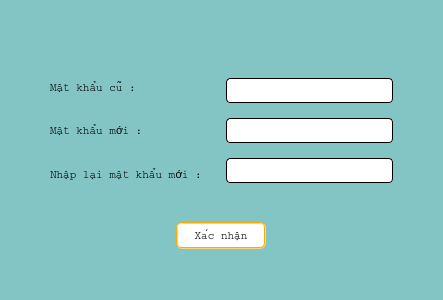
<?xml version="1.0" encoding="UTF-8"?>
<ui version="4.0">
 <class>ChangePassword</class>
 <widget class="QWidget" name="ChangePassword">
  <property name="geometry">
   <rect>
    <x>0</x>
    <y>0</y>
    <width>443</width>
    <height>300</height>
   </rect>
  </property>
  <property name="sizePolicy">
   <sizepolicy hsizetype="Fixed" vsizetype="Fixed">
    <horstretch>0</horstretch>
    <verstretch>0</verstretch>
   </sizepolicy>
  </property>
  <property name="minimumSize">
   <size>
    <width>443</width>
    <height>300</height>
   </size>
  </property>
  <property name="maximumSize">
   <size>
    <width>443</width>
    <height>300</height>
   </size>
  </property>
  <property name="windowTitle">
   <string>Thay đổi mật khẩu</string>
  </property>
  <property name="windowIcon">
   <iconset resource="image.qrc">
    <normaloff>:/icon-file/resetpassword.png</normaloff>:/icon-file/resetpassword.png</iconset>
  </property>
  <property name="styleSheet">
   <string notr="true">background-color: rgb(131, 197, 197);
</string>
  </property>
  <layout class="QVBoxLayout" name="verticalLayout_4">
   <item>
    <spacer name="verticalSpacer_2">
     <property name="orientation">
      <enum>Qt::Vertical</enum>
     </property>
     <property name="sizeType">
      <enum>QSizePolicy::Fixed</enum>
     </property>
     <property name="sizeHint" stdset="0">
      <size>
       <width>20</width>
       <height>40</height>
      </size>
     </property>
    </spacer>
   </item>
   <item>
    <widget class="QWidget" name="verticalWidget" native="true">
     <property name="styleSheet">
      <string notr="true">font : 8pt Courier;</string>
     </property>
     <layout class="QVBoxLayout" name="verticalLayout_3">
      <item>
       <layout class="QHBoxLayout" name="horizontalLayout">
        <item>
         <spacer name="horizontalSpacer">
          <property name="orientation">
           <enum>Qt::Horizontal</enum>
          </property>
          <property name="sizeHint" stdset="0">
           <size>
            <width>40</width>
            <height>20</height>
           </size>
          </property>
         </spacer>
        </item>
        <item>
         <widget class="QWidget" name="widget" native="true">
          <layout class="QVBoxLayout" name="verticalLayout">
           <item>
            <widget class="QLabel" name="label">
             <property name="text">
              <string>Mật khẩu cũ :</string>
             </property>
            </widget>
           </item>
           <item>
            <widget class="QLabel" name="label_2">
             <property name="text">
              <string>Mật khẩu mới :</string>
             </property>
            </widget>
           </item>
           <item>
            <widget class="QLabel" name="label_3">
             <property name="text">
              <string>Nhập lại mật khẩu mới :</string>
             </property>
            </widget>
           </item>
          </layout>
         </widget>
        </item>
        <item>
         <widget class="QWidget" name="widget" native="true">
          <property name="styleSheet">
           <string notr="true">QLineEdit
{
	background-color: none;
	padding-left : 10px;
	border-radius : 4px;
	border : 1px solid;
}
QLineEdit:hover
{
	border : 1px solid rgb(255, 170, 0);
}
QLineEdit:focus
{
	border : 1px solid rgb(255, 170, 0);
}</string>
          </property>
          <layout class="QVBoxLayout" name="verticalLayout_2">
           <item>
            <widget class="QLineEdit" name="lineEdit_oldpass">
             <property name="sizePolicy">
              <sizepolicy hsizetype="Preferred" vsizetype="Fixed">
               <horstretch>0</horstretch>
               <verstretch>0</verstretch>
              </sizepolicy>
             </property>
             <property name="minimumSize">
              <size>
               <width>167</width>
               <height>25</height>
              </size>
             </property>
             <property name="styleSheet">
              <string notr="true">QLineEdit{background-color: rgb(255, 255, 255);};
</string>
             </property>
             <property name="echoMode">
              <enum>QLineEdit::Password</enum>
             </property>
            </widget>
           </item>
           <item>
            <widget class="QLineEdit" name="lineEdit_newpass">
             <property name="minimumSize">
              <size>
               <width>167</width>
               <height>25</height>
              </size>
             </property>
             <property name="styleSheet">
              <string notr="true">QLineEdit{background-color: rgb(255, 255, 255);};
</string>
             </property>
             <property name="echoMode">
              <enum>QLineEdit::Password</enum>
             </property>
            </widget>
           </item>
           <item>
            <widget class="QLineEdit" name="lineEdit_newpassres">
             <property name="minimumSize">
              <size>
               <width>167</width>
               <height>25</height>
              </size>
             </property>
             <property name="styleSheet">
              <string notr="true">QLineEdit{background-color: rgb(255, 255, 255);};
</string>
             </property>
             <property name="echoMode">
              <enum>QLineEdit::Password</enum>
             </property>
            </widget>
           </item>
          </layout>
         </widget>
        </item>
        <item>
         <spacer name="horizontalSpacer_2">
          <property name="orientation">
           <enum>Qt::Horizontal</enum>
          </property>
          <property name="sizeHint" stdset="0">
           <size>
            <width>40</width>
            <height>20</height>
           </size>
          </property>
         </spacer>
        </item>
       </layout>
      </item>
     </layout>
    </widget>
   </item>
   <item>
    <spacer name="verticalSpacer">
     <property name="orientation">
      <enum>Qt::Vertical</enum>
     </property>
     <property name="sizeType">
      <enum>QSizePolicy::Fixed</enum>
     </property>
     <property name="sizeHint" stdset="0">
      <size>
       <width>20</width>
       <height>5</height>
      </size>
     </property>
    </spacer>
   </item>
   <item alignment="Qt::AlignHCenter">
    <widget class="QPushButton" name="pushButton">
     <property name="minimumSize">
      <size>
       <width>90</width>
       <height>27</height>
      </size>
     </property>
     <property name="focusPolicy">
      <enum>Qt::NoFocus</enum>
     </property>
     <property name="styleSheet">
      <string notr="true">QPushButton
{
	background-color :white;
	border:2px groove rgb(255, 170, 0);
	border-style : groove;
	border-width : 2px;
	border-radius : 6px;
	padding : 2px;
	font : 8pt Courier;
}
QPushButton:focus
{
	background-color: rgb(255, 170, 0);
	border:4px groove rgb(162, 108, 0);
	outline : 0;
}
QPushButton:hover
{
	background-color: rgb(255, 170, 0);
	border:2px groove rgb(68, 68, 68);
}
QPushButton:pressed
{
	background-color: rgb(255, 170, 0);
	border:1px groove rgb(68, 68, 68);
}
</string>
     </property>
     <property name="text">
      <string>Xác nhận</string>
     </property>
    </widget>
   </item>
   <item>
    <spacer name="verticalSpacer_3">
     <property name="orientation">
      <enum>Qt::Vertical</enum>
     </property>
     <property name="sizeType">
      <enum>QSizePolicy::Fixed</enum>
     </property>
     <property name="sizeHint" stdset="0">
      <size>
       <width>20</width>
       <height>40</height>
      </size>
     </property>
    </spacer>
   </item>
  </layout>
 </widget>
 <resources>
  <include location="image.qrc"/>
 </resources>
 <connections/>
</ui>
